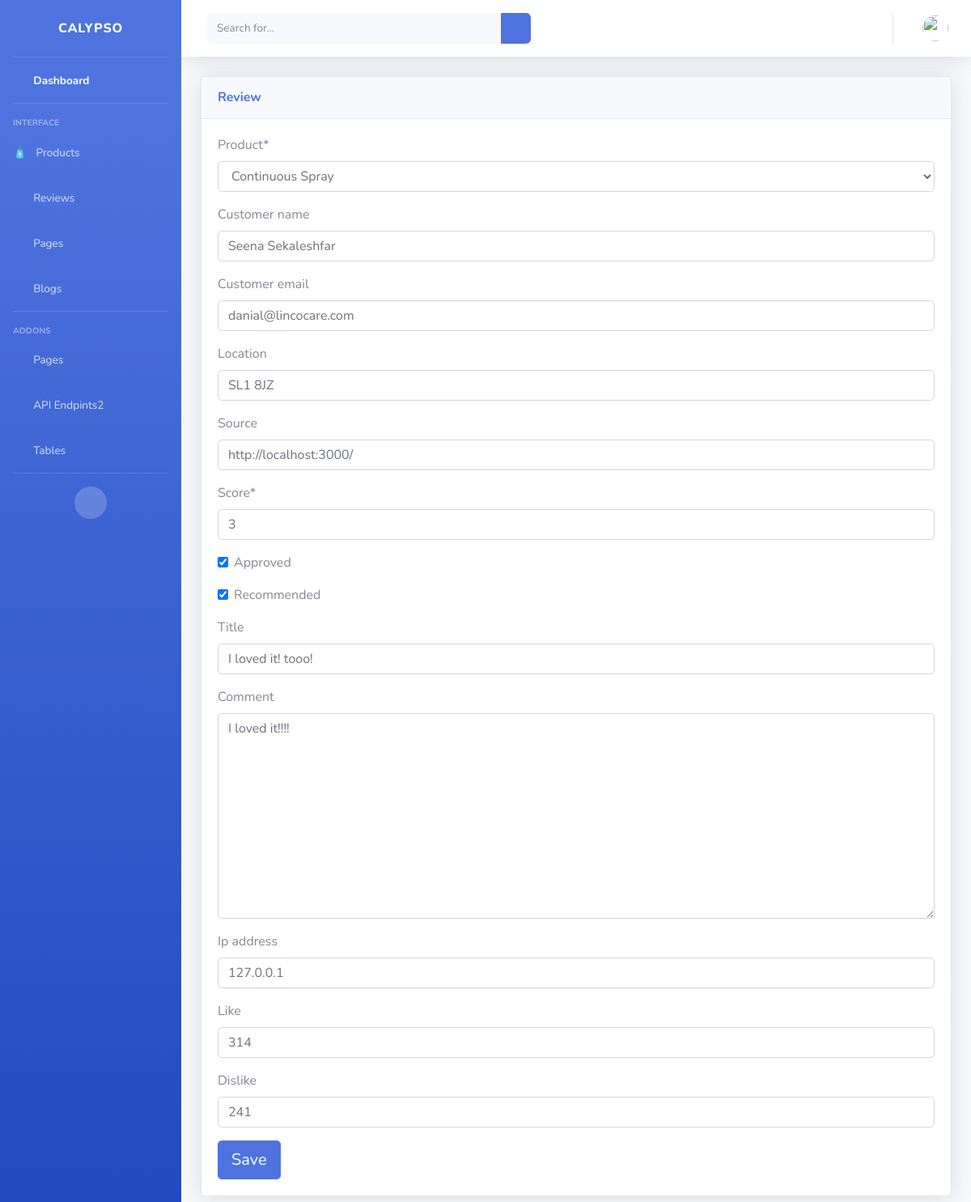
Before: /dashboard/reviews/5/ (signed in) with the older database file.
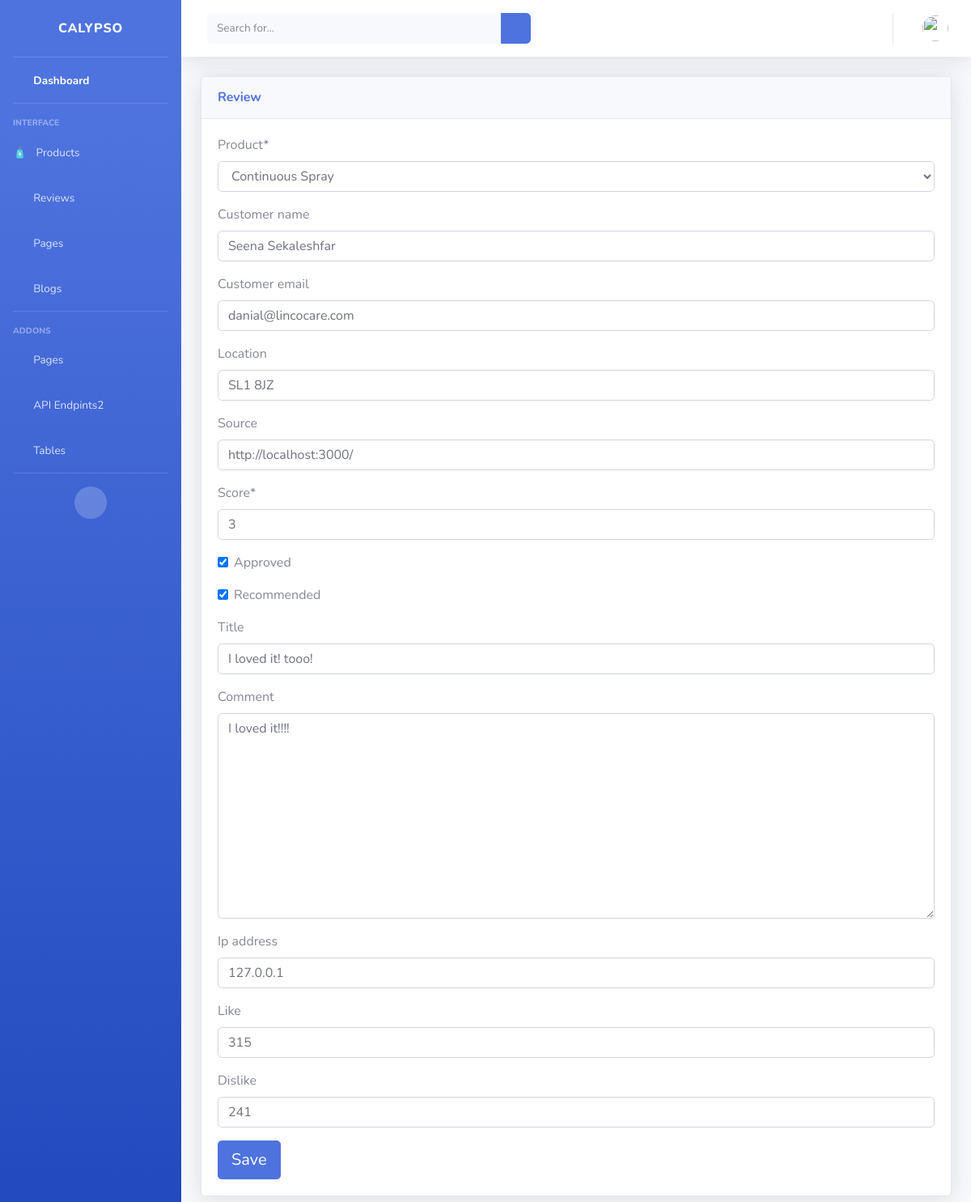
After: the same page with the newer database file.
### review/models.py (models this page shows, shortened)
class Review(models.Model):
    product = models.ForeignKey(
        Product, null=True, on_delete=models.SET_NULL)
    user = models.ForeignKey(User, verbose_name="user",
                             blank=True, null=True, on_delete=models.SET_NULL)
    customer_name = models.CharField(max_length=200, blank=True, null=True)
    customer_email = models.EmailField(max_length=254, blank=True, null=True)
    location = models.CharField(max_length=200, blank=True, null=True)
    source = models.CharField(max_length=200, blank=True, null=True)
    score = models.PositiveIntegerField()
    approved = models.BooleanField(default=False)
    recommended = models.BooleanField(default=False)
    title = models.CharField(max_length=200, blank=True, null=True)
    comment = models.TextField(blank=True)
    ip_address = models.GenericIPAddressField(blank=True, null=True)
    date_created = models.DateTimeField(auto_now_add=True)
    like = models.PositiveIntegerField(default=0, blank=True, null=True)
    dislike = models.PositiveIntegerField(default=0, blank=True, null=True)
    reply = models.ManyToManyField(
        Reply, related_name="review", verbose_name="Replies", blank=True)
    class Meta:
        ordering = ("-date_created",)

### dashboard/views.py (the view)
# urls.py: path('reviews/<int:pk>/', ReviewEditView.as_view(),
class ReviewEditView(StaffRequiredMixin, UpdateView):
    model = Review
    template_name = 'dashboard/reviews/edit.html'
    form_class = ReviewForm
    success_url = reverse_lazy('dashboard:reviews')

### dashboard/forms.py
class ReviewForm(forms.ModelForm):
    class Meta:
        model = Review
        fields = "__all__"
        exclude = ['reply', 'user']

### dashboard/views.py (called while the page is built)
    def test_func(self):
        return self.request.user.is_staff

### product/models.py (called while the page is built)
    def __str__(self):
        return self.name

### templates/dashboard/reviews/edit.html (shortened to what this page needs)
{% extends "dashboard/admin-base.html" %} {% load static %}
{% load crispy_forms_tags %}
{% block content %}
<div class="container-fluid">
  <div class="card shadow mb-4">
    <div class="card-header py-3">
      <h6 class="m-0 font-weight-bold text-primary">Review</h6>
    </div>
    <div class="card-body">
      <div class="table-responsive">
        <form method="POST">
          {{ form| crispy}}
          <button type="submit" class="btn btn-lg btn-primary">Save</button>
        </form>
      </div>
    </div>
  </div>
</div>
{% endblock %}

Changed rows visible on the page:
changed Review "Continuous Spray": like "314" → "315"
